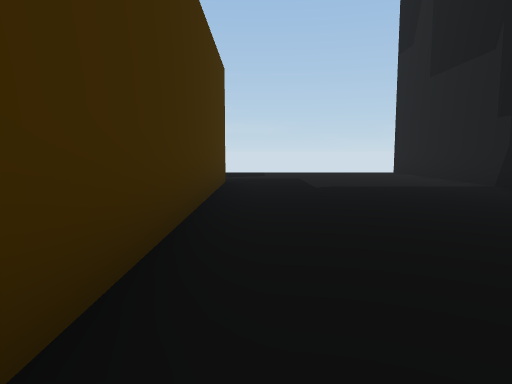
[1] (above)

22 first-person views from a walk through a Unity game level. The camera is 1.3 m above the floor, tilts 6° down and sees 70° across. The floor is counted in squares, 2 m on a side. Each view is taken from the middle of a square. On the plan, view 1 faces up. The plan holds only what a view shows up to about 11 squares ahead; the rest is blank. The place goes on beyond the plan.

[2]
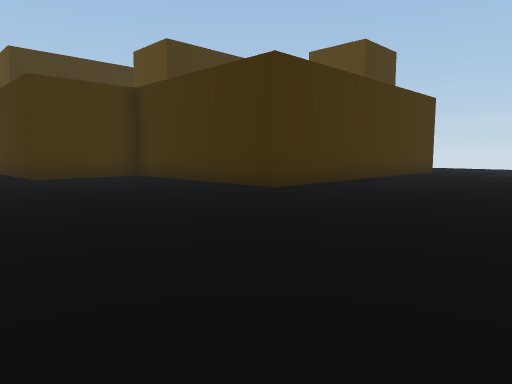

[3]
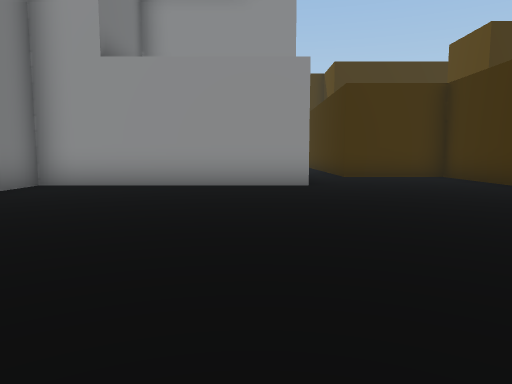

[4]
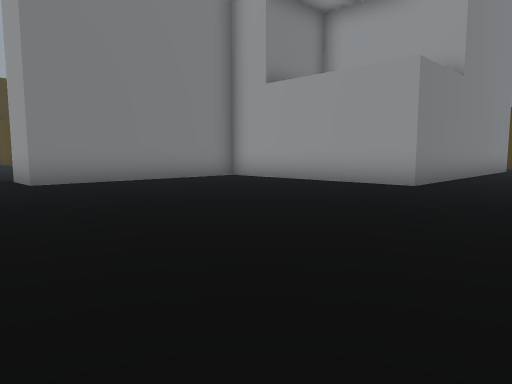

[5]
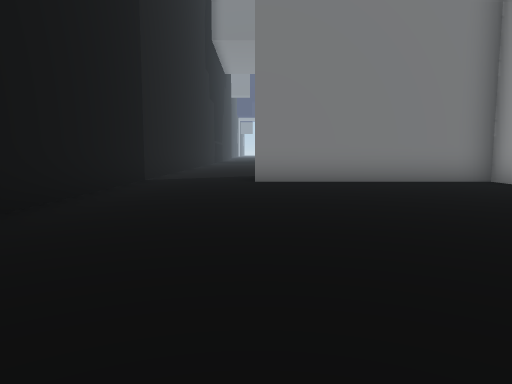

[6]
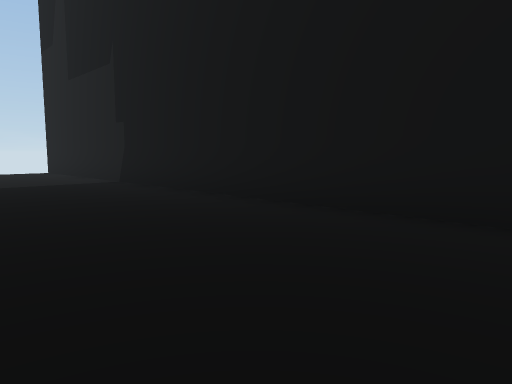

[7]
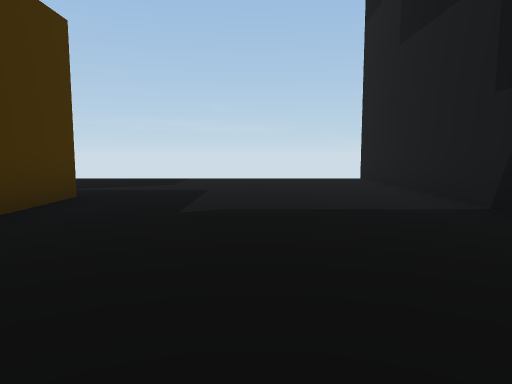

[8]
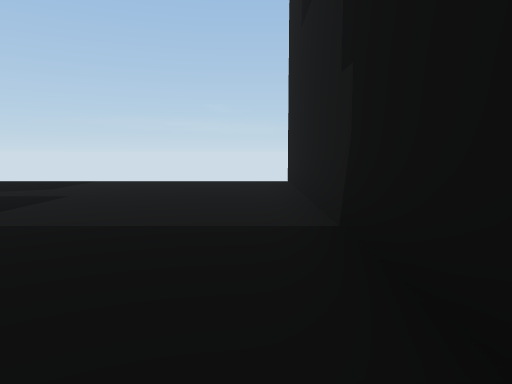

[9]
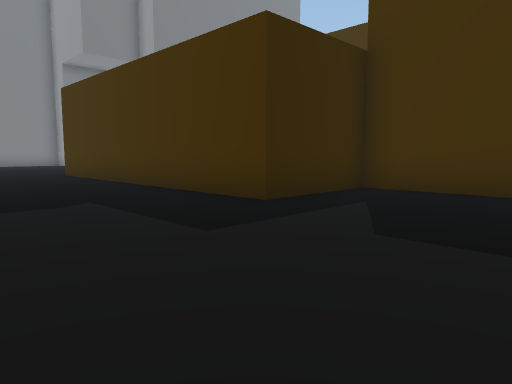

[10]
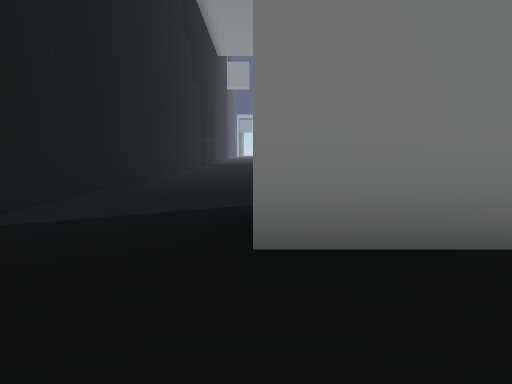

[11]
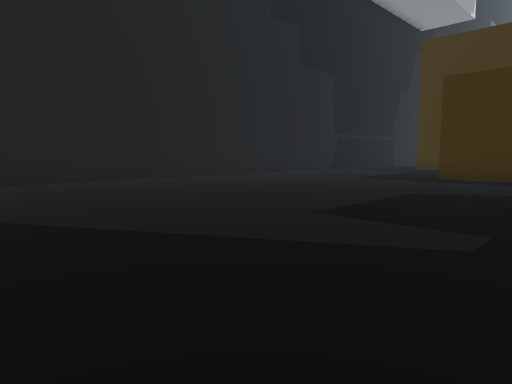

[12]
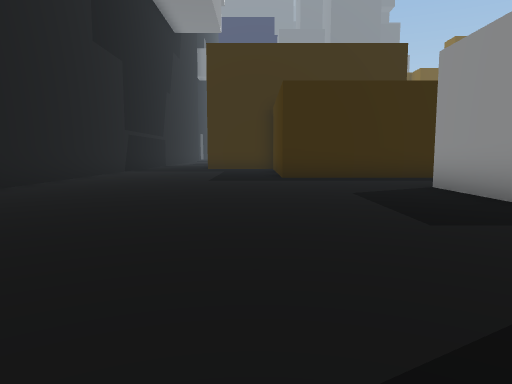

[13]
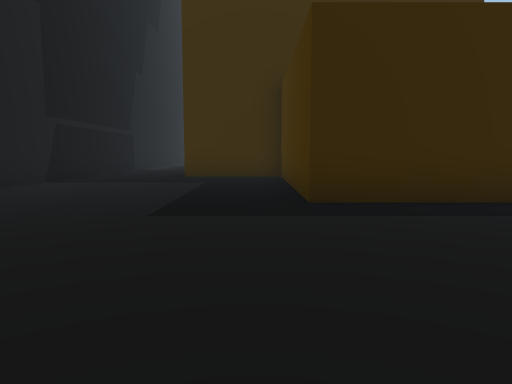

[14]
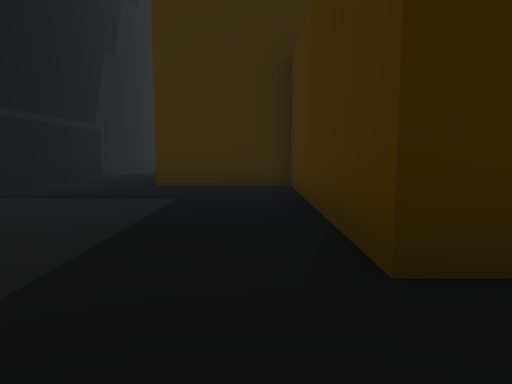

[15]
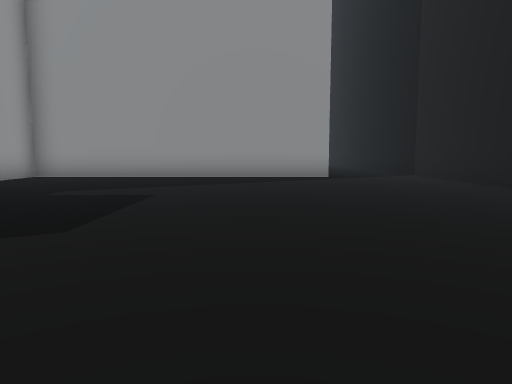

[16]
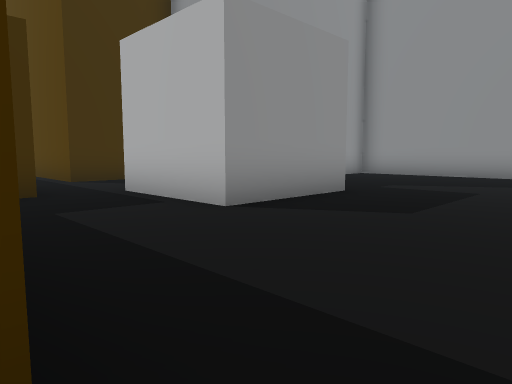

[17]
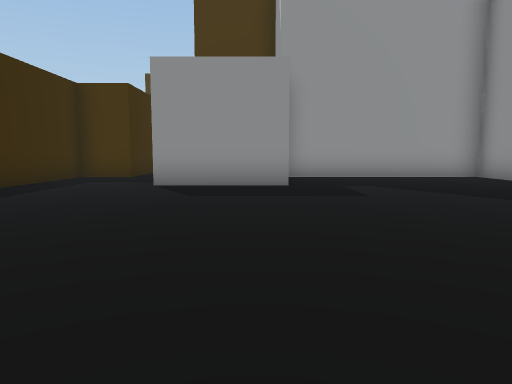

[18]
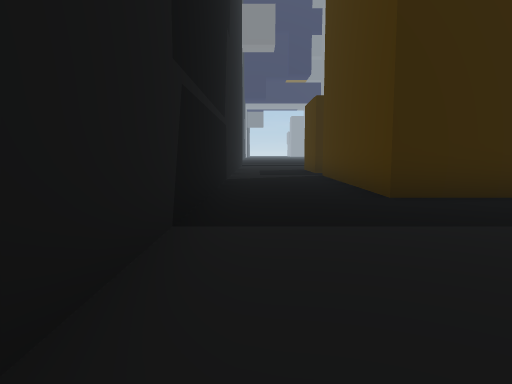

[19]
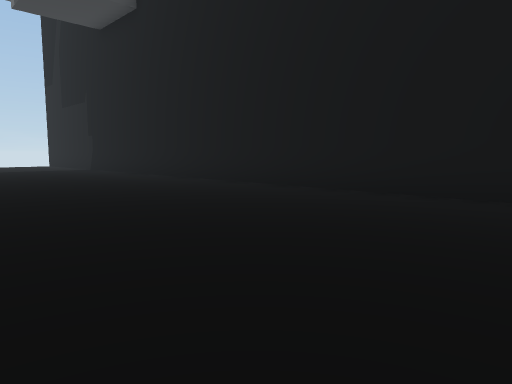

[20]
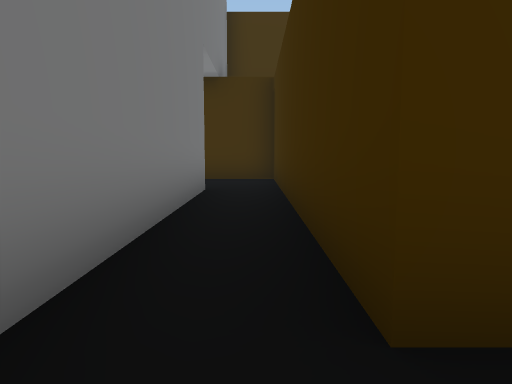

[21]
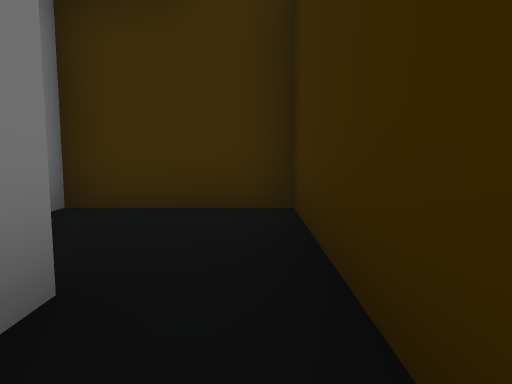

[22]
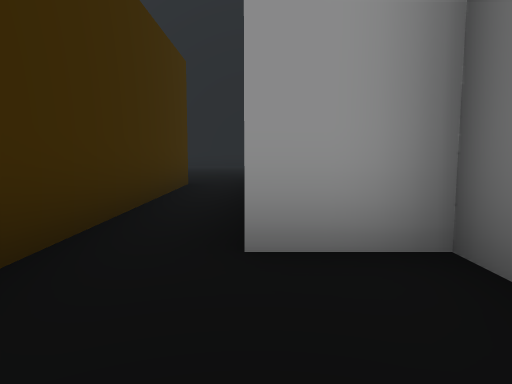

### Floor plan
Points are (right, up) in squares from view 1. A wall is a line through its corners. A room is listed if a view was taken in it or the views show most of it. See-through windows are left out.
Room 1 (views 1, 2, 3, 4, 5, 6, 7, 8, 9, 10, 19, 20, 21)
walls: (-3.4, 10.9) (-3.4, 8.5) (-0.7, 8.5) (-0.7, 0.2) (-6.2, 0.2) (-6.2, -2.5) (-11.4, -2.5); (-11.6, -3.9) (-3.4, -3.9) (-3.4, -9.4) (2, -9.4) (2, -10.8); (4.7, -11.4) (4.7, 12.6)
ways out: opening at (3.5, -10.5) to room 2; opening at (-11, -3) to room 3
Room 2 (views 11, 12, 13, 14, 15, 16, 17, 18)
walls: (-3.4, -16.2) (-3.4, -19.1) (-6.2, -19.1); (-6.2, -20.5) (-6.2, -21.9) (-0.7, -21.9) (-0.7, -27.4) (2, -27.4) (2, -31.5); (2, -10.8) (-6.2, -10.8) (-6.2, -16.1); (4.7, -31.4) (4.7, -11.4)
ways out: opening at (3.5, -10.5) to room 1; opening at (-6, -20)
Room 3 (view 22)
walls: (-12.2, -5.3) (-11.6, -5.3) (-11.6, -3.9); (-11.4, -2.5) (-14.4, -2.5) (-14.4, -5.4)
ways out: opening at (-11, -3) to room 1

Positions as (right, up) in squares from view 1, and headings:
1: (0, 0), facing up
2: (4, -5), facing up-left
3: (4, -5), facing left
4: (4, -1), facing down-left
5: (2, -1), facing down
6: (1, -1), facing up-right
7: (2, 3), facing up
8: (4, 4), facing up
9: (3, 12), facing down-left
10: (2, -7), facing down
11: (-4, -12), facing down-right
12: (0, -12), facing down
13: (0, -17), facing down
14: (0, -20), facing down
15: (0, -21), facing up
16: (0, -22), facing up-left
17: (4, -17), facing left
18: (4, -22), facing down
19: (-1, -8), facing up-right
20: (-5, -3), facing left
21: (-10, -3), facing left
22: (-14, -4), facing right
